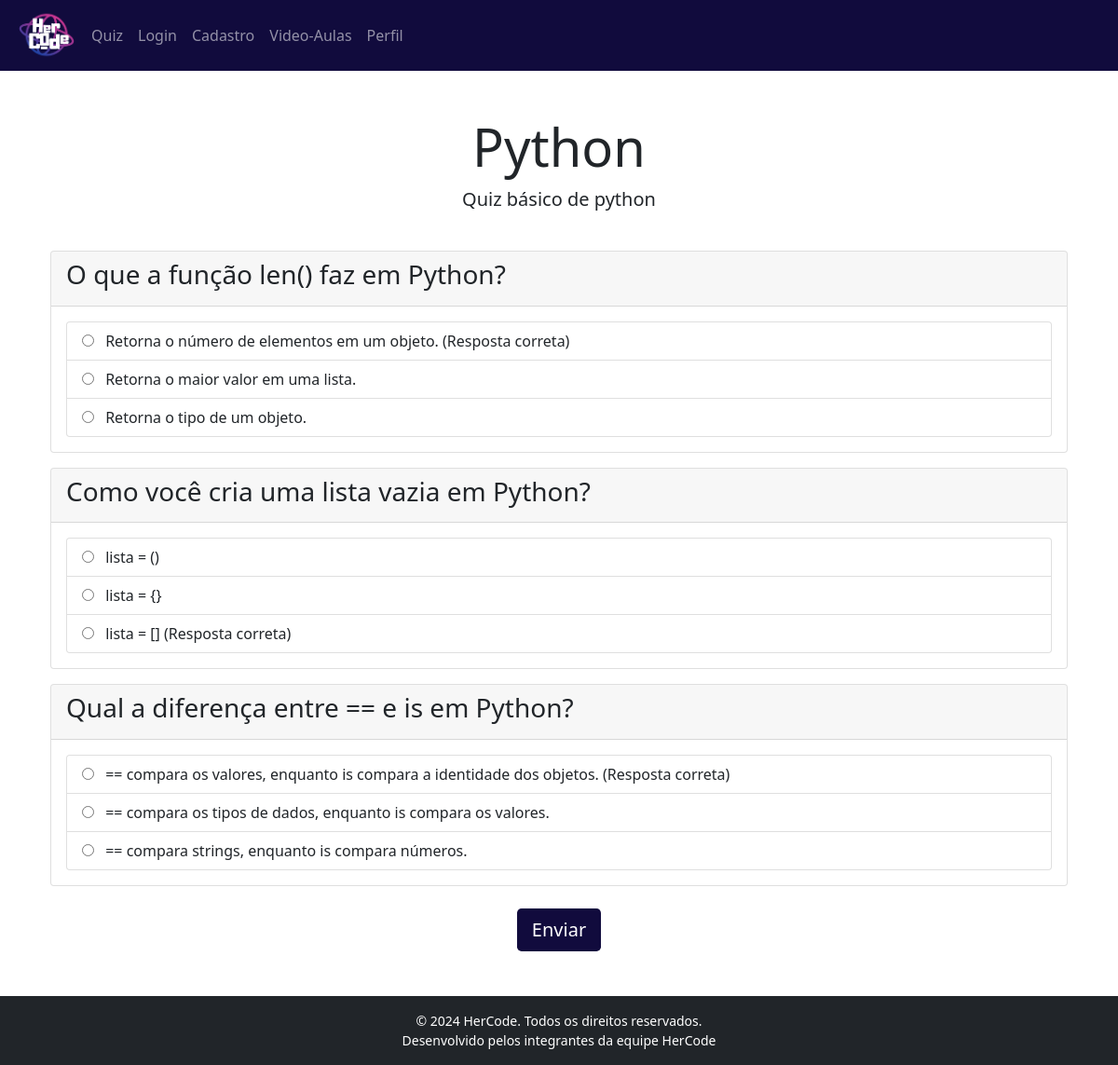
/1/, run on the app's committed database.
### task/models.py (models this page shows, shortened)
class Quiz(models.Model):
    nome = models.CharField(max_length=200)
    descricao = models.TextField()
    data_criacao = models.DateTimeField(auto_now_add=True)

class Pergunta(models.Model):
    quiz = models.ForeignKey(
        Quiz, on_delete=models.CASCADE, related_name='perguntas')
    texto = models.CharField(max_length=300)

class Opcao(models.Model):
    pergunta = models.ForeignKey(
        Pergunta, on_delete=models.CASCADE, related_name='opcoes')
    texto = models.CharField(max_length=200)
    correta = models.BooleanField(default=False)

### task/views.py (the view, shortened to what this page needs)
# urls.py: path('<int:quiz_id>/', views.quiz_perguntas, name='quiz_perguntas'),
def quiz_perguntas(request, quiz_id):
    quiz = get_object_or_404(Quiz, id=quiz_id)
    return render(request, 'quizz_perguntas.html', {'quiz': quiz})

### task/templates/quizz_perguntas.html (shortened to what this page needs)
{% extends 'menu.html' %} {% block content %}
<div class="container mt-5">
  <div class="capa text-center">
    <h1 class="display-4">{{ quiz.nome }}</h1>
    <p class="lead">{{ quiz.descricao }}</p>
  </div>
  <form method="POST" class="mt-4">
    <div class="mb-4">
      {% for pergunta in quiz.perguntas.all %}
      <div class="card mb-3">
        <div class="card-header">
          <h3>{{ pergunta.texto }}</h3>
        </div>
        <div class="card-body">
          <ul class="list-group">
            {% for opcao in pergunta.opcoes.all %}
            <li class="list-group-item">
              <label>
                <input
                  type="radio"
                  name="pergunta_{{ pergunta.id }}"
                  value="{{ opcao.id }}"
                  class="me-2"
                />
                {{ opcao.texto }}
              </label>
            </li>
            {% endfor %}
          </ul>
        </div>
      </div>
      {% endfor %}
    </div>
    <div class="text-center">
      <button type="submit" class="btn btn-primary btn-lg">Enviar</button>
    </div>
  </form>
</div>
{% endblock %}

### task/templates/menu.html (shortened to what this page needs)
{% load static %}
<!DOCTYPE html>
<html lang="en">
  <head>
    <link
      href="https://cdn.jsdelivr.net/npm/bootstrap@5.3.3/dist/css/bootstrap.min.css"
      rel="stylesheet"
    />
    <link
      href="https://stackpath.bootstrapcdn.com/bootstrap/5.1.3/css/bootstrap.min.css"
      rel="stylesheet"
    />
  </head>
  <body>
    <nav class="navbar navbar-expand-lg navbar-dark bg-">
      <td>
        <a href="{% url 'home' %}">
          <img
            src="{% static 'img/hercode-logo-oficial.png' %}"
            alt="Logo"
            class="logo"
          />
        </a>
      </td>
      <div class="collapse navbar-collapse" id="navbarScroll">
        <ul
          class="navbar-nav me-auto my-2 my-lg-0 navbar-nav-scroll"
          style="--bs-scroll-height: 100px"
        >
          <li class="nav-item">
            <a class="nav-link" href="/quizz">Quiz</a>
          </li>
          <li class="nav-item">
            <a class="nav-link" href="{% url 'signin' %}">Login</a>
          </li>
          <li class="nav-item">
            <a class="nav-link" href="/signup">Cadastro</a>
          </li>
          <li class="nav-item">
            <a class="nav-link" href="/video_aulas">Video-Aulas</a>
          </li>
          <li class="nav-item">
            <a class="nav-link" href="{% url 'perfil' %}">Perfil</a>
          </li>
        </ul>
      </div>
    </nav>
    {% block content %} {% endblock %}
    <footer class="bg-dark text-white text-center p-3 mt-5">
      <p>&copy; 2024 HerCode. Todos os direitos reservados.</p>
      <p>Desenvolvido pelos integrantes da equipe HerCode</p>
    </footer>
  </body>
</html>

### task/templates/quizz_perguntas.html (style rules this page uses)
.btn-primary { background-color: #110b3d; border: none; }

### task/templates/menu.html (style rules this page uses)
html, body { height: 100%; }
.container { min-height: 100vh; display: flex; flex-direction: column; }
.navbar { background-color: #110b3d; }
.logo { margin-left: 20px; margin-right: 10px; display: flex; left: -10px; width: 60px; height: auto; height: 60px; }
footer { background-color: #110b3d; padding: 1rem 0; text-align: center; color: white; margin-top: auto; width: 100%; }
footer { margin-top: auto; background-color: #f8f9fa; padding: 10px 0; text-align: center; }
footer p { margin: 0; font-size: 14px; }

### data on the page
Quiz: nome "Python", descricao "Quiz básico de python"
Pergunta: texto "O que a função len() faz em Python?"
Opcao: texto "Retorna o número de elementos em um objeto. (Resposta correta)"
Opcao: texto "Retorna o maior valor em uma lista."
Opcao: texto "Retorna o tipo de um objeto."
Pergunta: texto "Como você cria uma lista vazia em Python?"
Opcao: texto "lista = ()"
Opcao: texto "lista = {}"
Opcao: texto "lista = [] (Resposta correta)"
Pergunta: texto "Qual a diferença entre == e is em Python?"
Opcao: texto "== compara os valores, enquanto is compara a identidade dos objetos. (Resposta correta)"
Opcao: texto "== compara os tipos de dados, enquanto is compara os valores."
Opcao: texto "== compara strings, enquanto is compara números."
